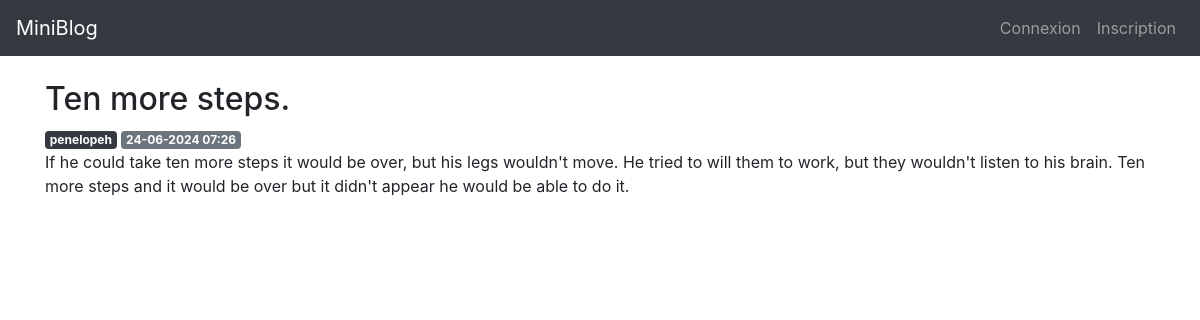
Before: /post/10 with the older database file.
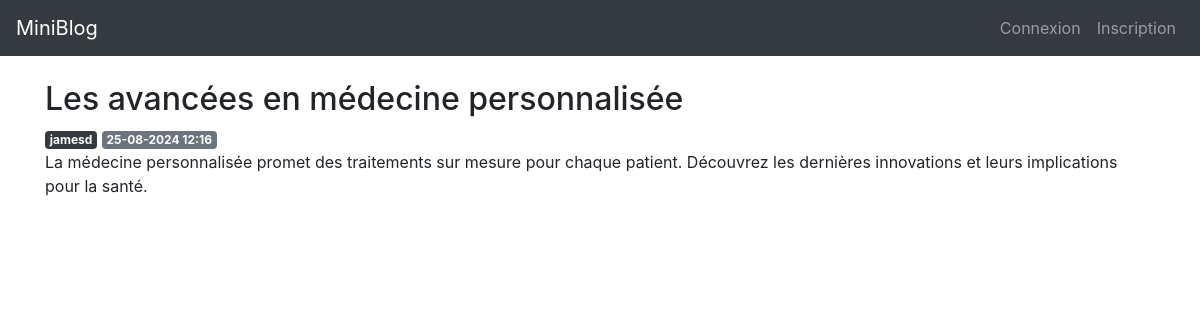
After: the same page with the newer database file.
### app/models.py (models this page shows, shortened)
class Post(db.Model):
    id = db.Column(db.Integer, primary_key=True)
    created = db.Column(db.DateTime, nullable=False, default=datetime.now)
    title = db.Column(db.String(200), nullable=False)
    content = db.Column(db.Text, nullable=False)
    user_id = db.Column(db.Integer, db.ForeignKey('user.id'), nullable=False)
    @property
    def formatted_created(self):
        return self.created.strftime("%d-%m-%Y %H:%M")

class User(db.Model, UserMixin):
    id = db.Column(db.Integer, primary_key=True)
    username = db.Column(db.String(20), nullable=False, unique=True)
    email = db.Column(db.String(120), nullable=False, unique=True)
    password_hash = db.Column(db.String(255), nullable=False)
    is_admin = db.Column(db.Boolean, default=False)
    created = db.Column(db.DateTime, default=datetime.now, nullable=False)
    posts = db.relationship('Post', backref='author',
                            lazy=True, cascade="all, delete-orphan")
    @property
    def password(self):
        raise AttributeError('password is not a readable attribute')

### app/posts/routes.py (the view)
@bp.route('/<int:post_id>')
def view(post_id):
    post = Post.query.get_or_404(post_id)
    return render_template('posts/view.html', post=post)

### app/templates/posts/view.html (shortened to what this page needs)
{% extends 'base.html' %}
{% block content %}
<h2>{% block title %} {{ post.title }} {% endblock %}</h2>
<span class="badge badge-dark">{{ post.author.username }}</span>
<span class="badge badge-secondary">{{ post.formatted_created }}</span>
<p>{{ post.content }}</p>
{% endblock %}

Changed rows visible on the page:
no longer on this page (row edited): User: author.username "penelopeh"
changed Post: title "Ten more steps." → "Les avancées en médecine personnalisée"; formatted_created "24-06-2024 07:26" → "25-08-2024 12:16"; content "If he could take ten more steps it would be over, but his legs wouldn't move. He tried to will them to work, but they wouldn't listen to his brain. Ten more steps and it would be over but it didn't appear he would be able to do it." → "La médecine personnalisée promet des traitements sur mesure pour chaque patient. Découvrez les dernières innovations et leurs implications pour la santé."
now on this page (row edited): User: author.username "jamesd"
